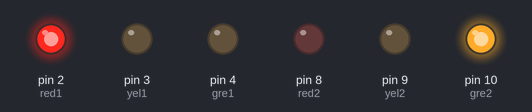
Simulated run of this sketch. Board: Arduino Uno, built with avr-gcc and run on an emulated ATmega328P. On the bench: output pins drawn as LEDs (lit = HIGH).

Above: at 1.0 s.
At 2.5 s:
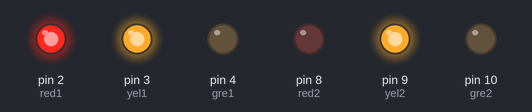
At 4.0 s:
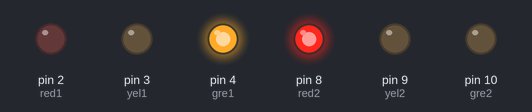
At 6.0 s:
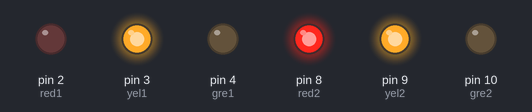
Timing chart, 0 to 9.1 s (numbered marks = the images above):
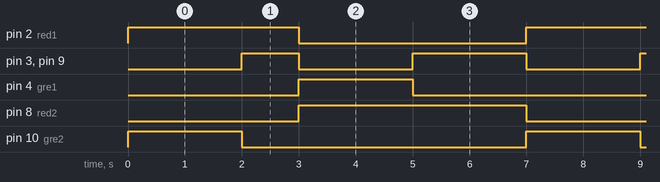

Measured:
- by itself, pin 2 (red1): alternates HIGH for 3.0 s and LOW for 4.0 s
- by itself, pin 3 (yel1), pin 9 (yel2): repeats every 7.0 s: LOW 2.0 s, HIGH 2.0 s, LOW 2.0 s, HIGH 1.0 s
- by itself, pin 4 (gre1), pin 10 (gre2): alternates HIGH for 2.0 s and LOW for 5.0 s
- by itself, pin 8 (red2): alternates HIGH for 4.0 s and LOW for 3.0 s

The sketch:

basic_traffic_light.ino
```cpp
int red1 = 2;
int yel1 = 3;
int gre1 = 4;
int red2 = 8;
int yel2 = 9;
int gre2 = 10;

void setup() {
  // put your setup code here, to run once:
pinMode(red1, OUTPUT);
pinMode(red2, OUTPUT);
pinMode(yel1, OUTPUT);
pinMode(yel2, OUTPUT);
pinMode(gre1, OUTPUT);
pinMode(gre2, OUTPUT);
}

void loop() {
  // put your main code here, to run repeatedly:
  //Red1 Lights up for 3 seconds, Green 2 for 2 Seconds + Yellow 2 1 Seconds
  digitalWrite(red1, HIGH);
  digitalWrite(yel1, LOW);
  digitalWrite(gre1, LOW);
  digitalWrite(red2, LOW);
  digitalWrite(yel2, LOW);
  digitalWrite(gre2, HIGH);
  delay(2000);
  digitalWrite(red1, HIGH);
  digitalWrite(yel1, HIGH);
  digitalWrite(gre1, LOW);
  digitalWrite(red2, LOW);
  digitalWrite(yel2, HIGH);
  digitalWrite(gre2, LOW);
  delay(1000);
  //Red 2 Lights up for 3 seconds, Green 1 for 2 Seconds + Yellow 1 1 Seconds

  digitalWrite(red1, LOW);
  digitalWrite(yel1, LOW);
  digitalWrite(gre1, HIGH);
  digitalWrite(red2, HIGH);
  digitalWrite(yel2, LOW);
  digitalWrite(gre2, LOW);
  delay(2000);
  digitalWrite(red1, LOW);
  digitalWrite(yel1, HIGH);
  digitalWrite(gre1, LOW);
  digitalWrite(red2, HIGH);
  digitalWrite(yel2, HIGH);
  digitalWrite(gre2, LOW);
  delay(2000);
}
```
